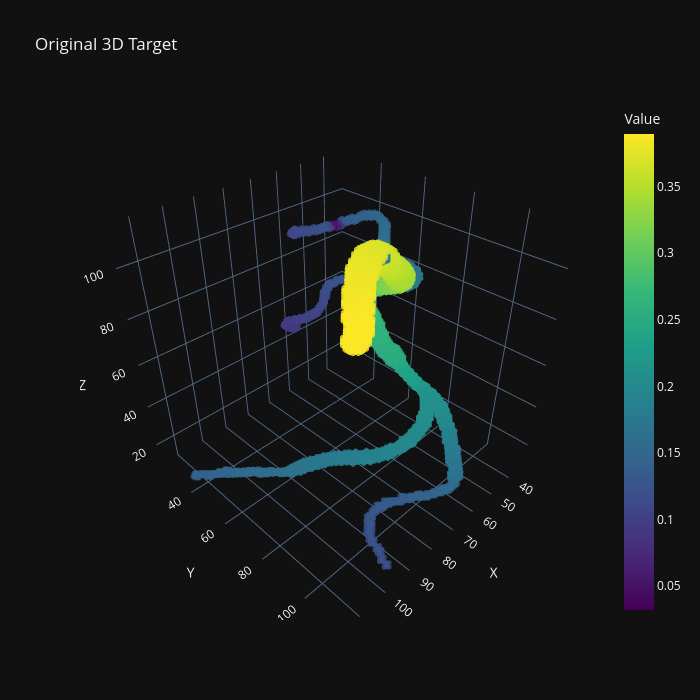
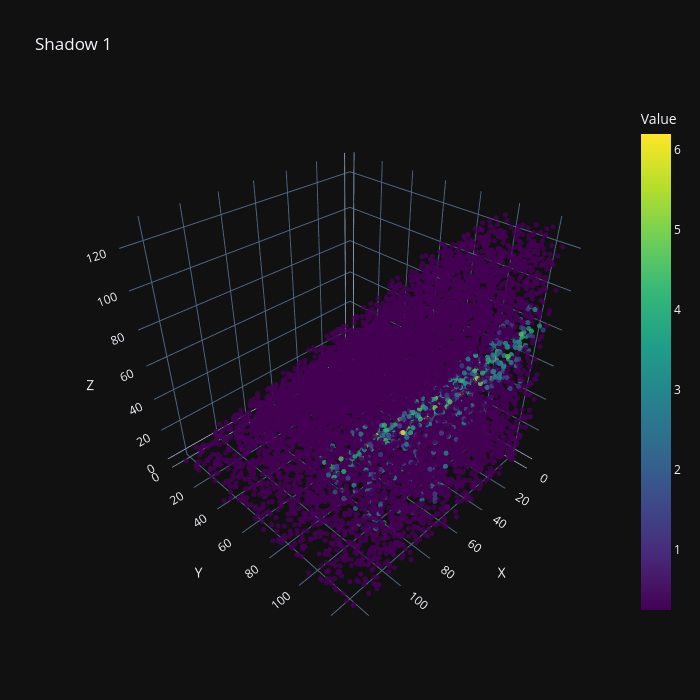

Notebook code for these charts, in order:
### Code cell
# Визуализация target_3d, shadow1 и shadow2
def visualize_3d_volume(volume, title="3D Reconstruction"):
    nonzero_indices = (volume > 0.01).nonzero(as_tuple=False)
    if len(nonzero_indices) > 0:
        if len(nonzero_indices) > 10000:
            indices = torch.randperm(len(nonzero_indices))[:10000]
            nonzero_indices = nonzero_indices[indices]
        values = volume[nonzero_indices[:, 0], nonzero_indices[:, 1], nonzero_indices[:, 2]]
        x_coords = nonzero_indices[:, 0].tolist()
        y_coords = nonzero_indices[:, 1].tolist()
        z_coords = nonzero_indices[:, 2].tolist()
        radii = values.tolist()
        fig = go.Figure(data=[go.Scatter3d(
            x=x_coords, y=y_coords, z=z_coords, mode='markers',
            marker=dict(size=3, color=radii, colorscale='Viridis', opacity=0.8, colorbar=dict(title="Value"))
        )])
        fig.update_layout(
            title=title,
            scene=dict(xaxis_title="X", yaxis_title="Y", zaxis_title="Z", aspectmode='cube'),
            width=700, height=700,
            template="plotly_dark"
        )
        fig.show()
    else:
        print(f"No significant nonzero values (> 0.001) in {title} to visualize!")

# Визуализация
print("Visualizing target_3d...")
visualize_3d_volume(T.squeeze().squeeze(), title="Original 3D Target")
print("Visualizing shadow1...")
visualize_3d_volume(backprojection[1], title="Shadow 1")

### Figure 1 — Plotly figure (JSON) as saved in the notebook; plotly's stock layout.template omitted (floating-point values rounded to 4 significant figures; data arrays with more than 128 entries replaced by an {"elided": "..."} marker saying what was removed)
{"data": [{"marker": {"color": {"elided": "8620 float values"}, "colorbar": {"title": {"text": "Value"}}, "colorscale": [[0, "#440154"], [0.1111, "#482878"], [0.2222, "#3e4989"], [0.3333, "#31688e"], [0.4444, "#26828e"], [0.5556, "#1f9e89"], [0.6667, "#35b779"], [0.7778, "#6ece58"], [0.8889, "#b5de2b"], [1, "#fde725"]], "opacity": 0.8, "size": 3}, "mode": "markers", "type": "scatter3d", "x": {"elided": "8620 int values"}, "y": {"elided": "8620 int values"}, "z": {"elided": "8620 int values"}}], "layout": {"height": 700, "scene": {"aspectmode": "cube", "xaxis": {"title": {"text": "X"}}, "yaxis": {"title": {"text": "Y"}}, "zaxis": {"title": {"text": "Z"}}}, "title": {"text": "Original 3D Target"}, "width": 700}}

### Figure 2 — Plotly figure (JSON) as saved in the notebook; plotly's stock layout.template omitted (floating-point values rounded to 4 significant figures; data arrays with more than 128 entries replaced by an {"elided": "..."} marker saying what was removed)
{"data": [{"marker": {"color": {"elided": "10000 float values"}, "colorbar": {"title": {"text": "Value"}}, "colorscale": [[0, "#440154"], [0.1111, "#482878"], [0.2222, "#3e4989"], [0.3333, "#31688e"], [0.4444, "#26828e"], [0.5556, "#1f9e89"], [0.6667, "#35b779"], [0.7778, "#6ece58"], [0.8889, "#b5de2b"], [1, "#fde725"]], "opacity": 0.8, "size": 3}, "mode": "markers", "type": "scatter3d", "x": {"elided": "10000 int values"}, "y": {"elided": "10000 int values"}, "z": {"elided": "10000 int values"}}], "layout": {"height": 700, "scene": {"aspectmode": "cube", "xaxis": {"title": {"text": "X"}}, "yaxis": {"title": {"text": "Y"}}, "zaxis": {"title": {"text": "Z"}}}, "title": {"text": "Shadow 1"}, "width": 700}}
